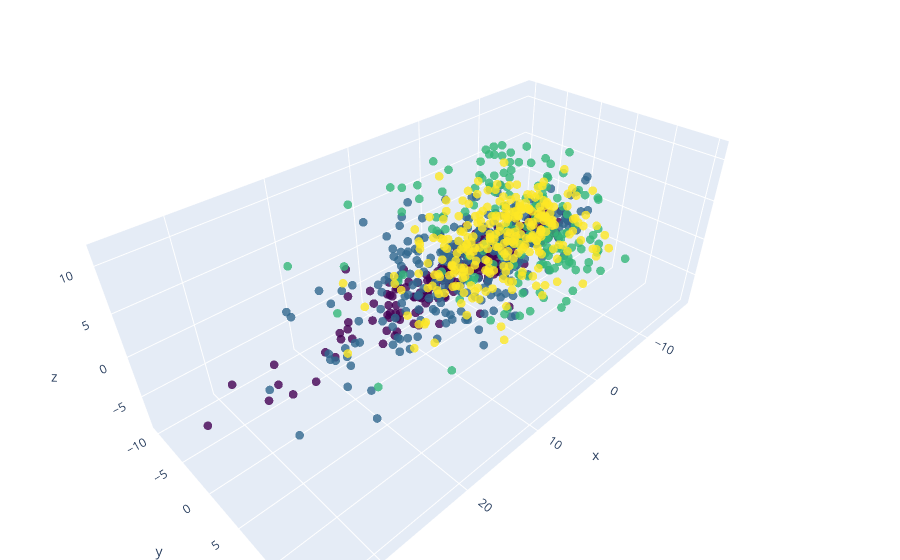
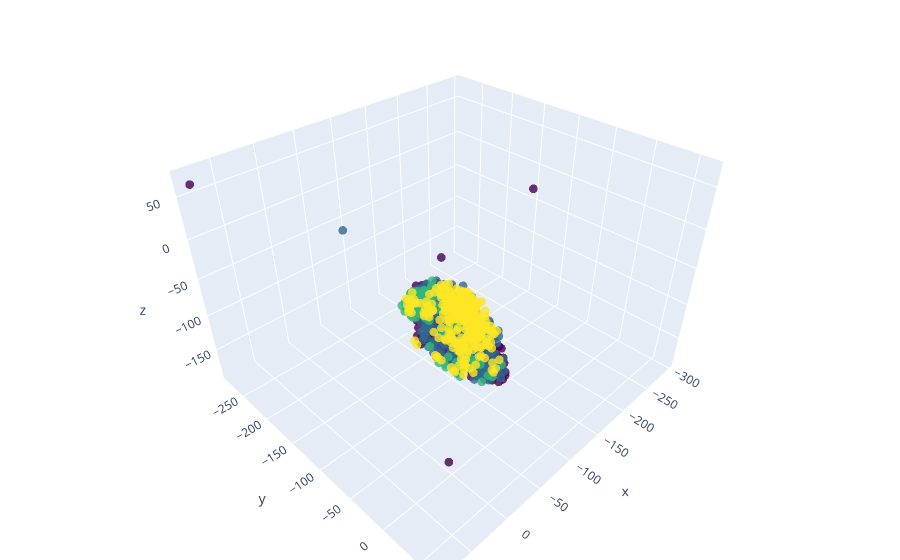

The code cell stored with these charts, in order, in its notebook:
### Code cell
import plotly.graph_objects as go

pca = PCA(n_components=3)
pca_result = pca.fit_transform(features)

fig = go.Figure(data=[go.Scatter3d(
    x=pca_result[:,0],
    y=pca_result[:,1],
    z=pca_result[:,2],
    mode='markers',
    marker=dict(
        size=3,
        color=labels,                
        colorscale='Viridis', 
        opacity=0.8
    )
)])

fig.update_layout(margin=dict(l=0, r=0, b=0, t=0))
fig.show()

import plotly.graph_objects as go
from sklearn.manifold import TSNE

tsne = TSNE(n_components=3)
tsne_results = tsne.fit_transform(features)

fig = go.Figure(data=[go.Scatter3d(
    x=tsne_results[:,0],
    y=tsne_results[:,1],
    z=tsne_results[:,2],
    mode='markers',
    marker=dict(
        size=3,
        color=labels,              
        colorscale='Viridis', 
        opacity=0.8
    )
)])

# tight layout
fig.update_layout(margin=dict(l=0, r=0, b=0, t=0))
fig.show()

### Figure 1 — Plotly figure (JSON) as saved in the notebook; plotly's stock layout.template omitted (floating-point values rounded to 4 significant figures; data arrays with more than 128 entries replaced by an {"elided": "..."} marker saying what was removed)
{"data": [{"marker": {"color": {"elided": "1000 int values"}, "colorscale": [[0, "#440154"], [0.1111, "#482878"], [0.2222, "#3e4989"], [0.3333, "#31688e"], [0.4444, "#26828e"], [0.5556, "#1f9e89"], [0.6667, "#35b779"], [0.7778, "#6ece58"], [0.8889, "#b5de2b"], [1, "#fde725"]], "opacity": 0.8, "size": 3}, "mode": "markers", "type": "scatter3d", "x": {"elided": "1000 float values"}, "y": {"elided": "1000 float values"}, "z": {"elided": "1000 float values"}}], "layout": {"margin": {"b": 0, "l": 0, "r": 0, "t": 0}}}

### Figure 2 — Plotly figure (JSON) as saved in the notebook; plotly's stock layout.template omitted (floating-point values rounded to 4 significant figures; data arrays with more than 128 entries replaced by an {"elided": "..."} marker saying what was removed)
{"data": [{"marker": {"color": {"elided": "1000 int values"}, "colorscale": [[0, "#440154"], [0.1111, "#482878"], [0.2222, "#3e4989"], [0.3333, "#31688e"], [0.4444, "#26828e"], [0.5556, "#1f9e89"], [0.6667, "#35b779"], [0.7778, "#6ece58"], [0.8889, "#b5de2b"], [1, "#fde725"]], "opacity": 0.8, "size": 3}, "mode": "markers", "type": "scatter3d", "x": {"elided": "1000 float values"}, "y": {"elided": "1000 float values"}, "z": {"elided": "1000 float values"}}], "layout": {"margin": {"b": 0, "l": 0, "r": 0, "t": 0}}}
